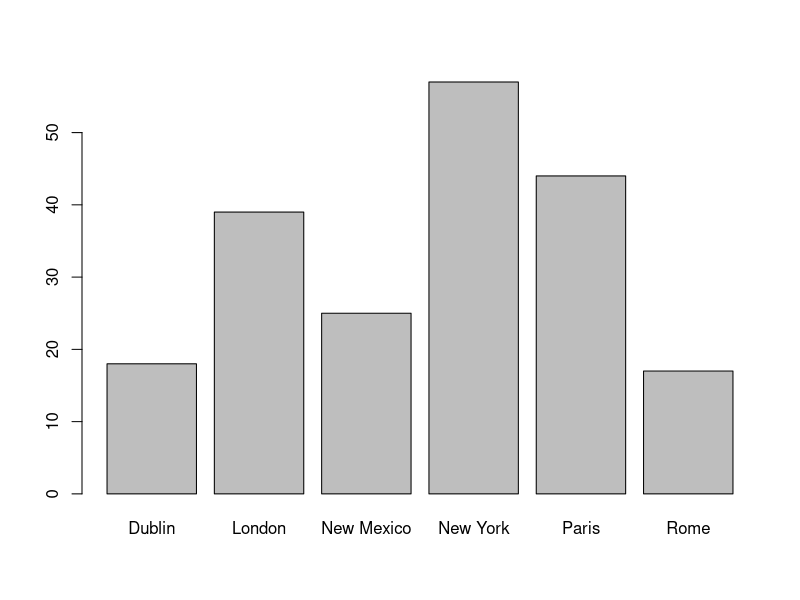
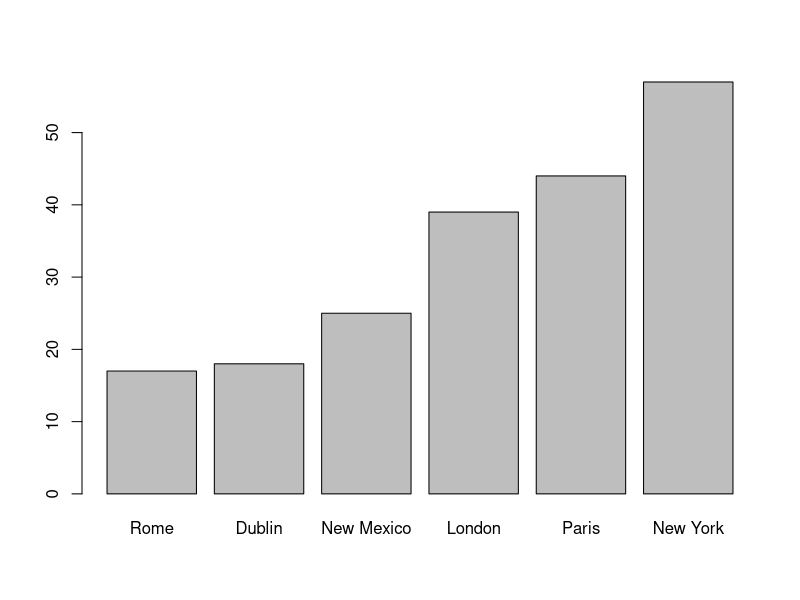
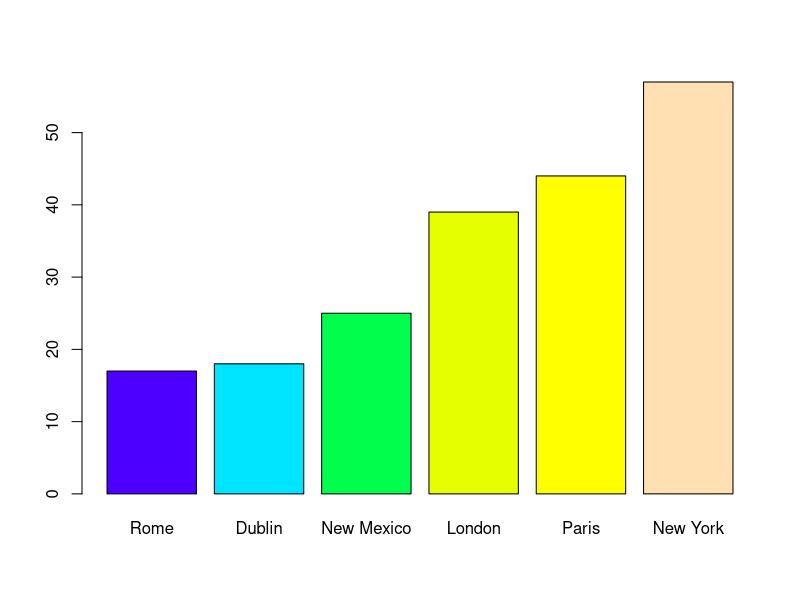
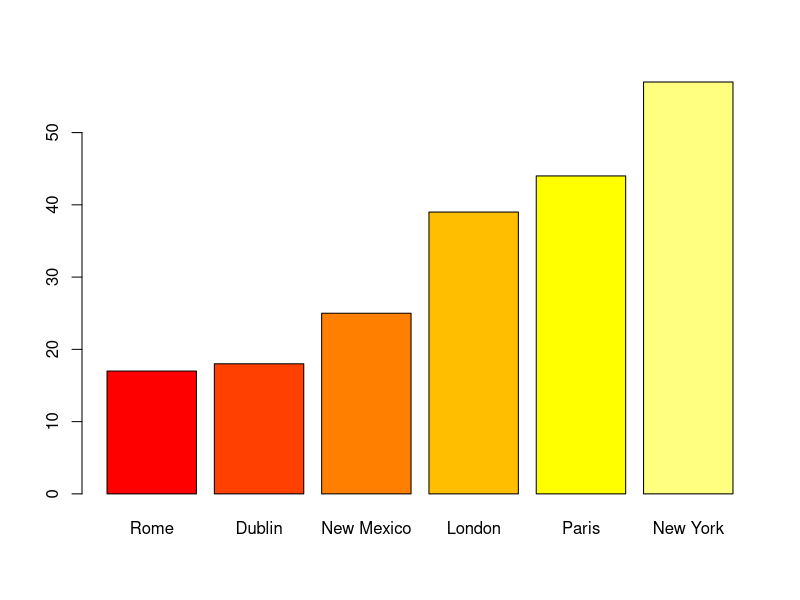
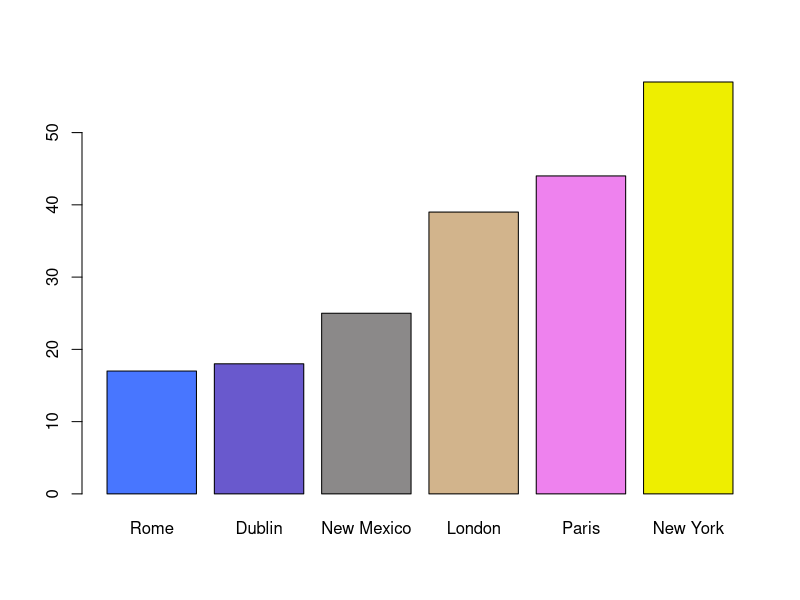
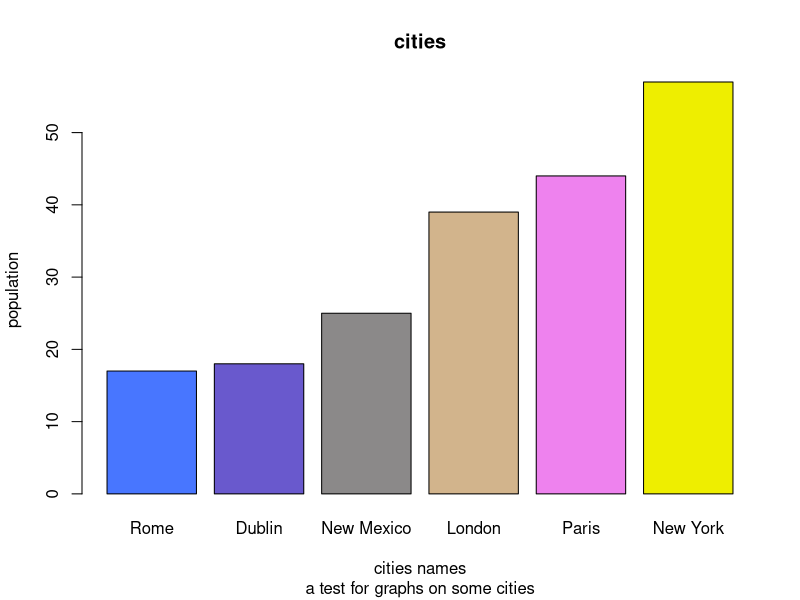
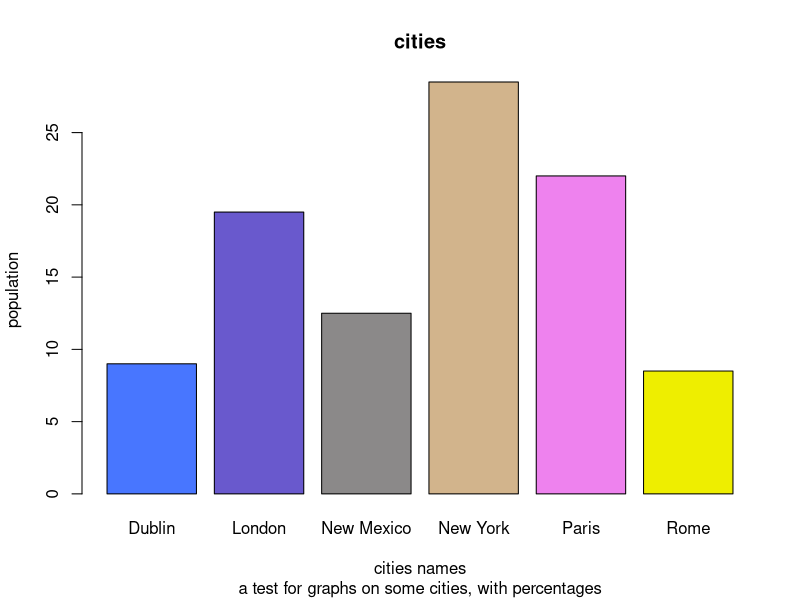
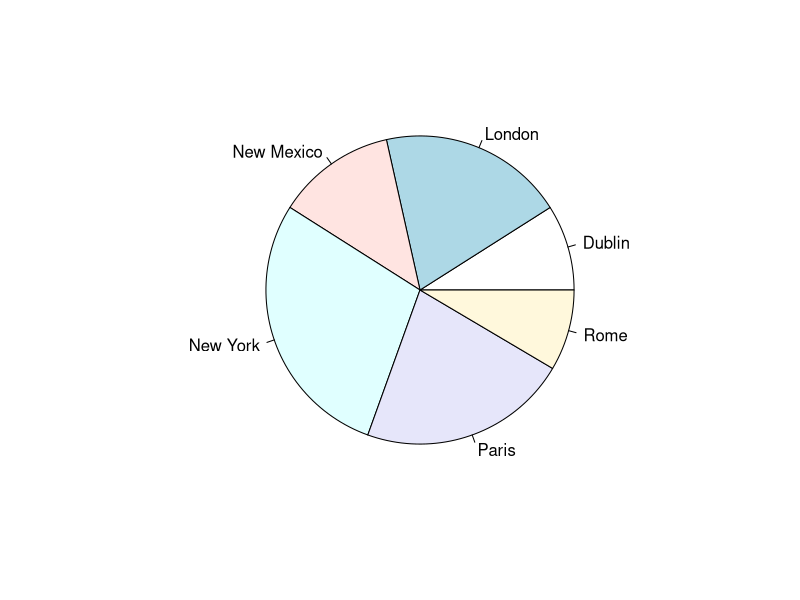

Source code (R) for these figures, in order:
cities <- data.frame(c(rep("New York", 57), rep("Paris", 44), rep("London", 39), 
                       rep("New Mexico", 25), rep("Rome", 17), rep("Dublin", 18)))

colnames(cities) <- "cities"

View(cities)

random <- runif(nrow(cities))

cities <- cities[order(random),]

View(cities)

table <- table(cities)

barplot(table)

sorted_table <- sort(table)

barplot(sorted_table)

barplot(sorted_table, col = topo.colors(6))

barplot(sorted_table, col = heat.colors(6))

my_palette <- c("royalblue1", "slateblue3", "snow4", "tan", "violet",
                "yellow2")

barplot(sorted_table, col = my_palette)

barplot(sorted_table, col = my_palette, main = "cities", 
        sub = "a test for graphs on some cities",
        xlab = "cities names", ylab = "population")


perc <- prop.table(table)*100

barplot(perc, col = my_palette, main = "cities", 
        sub = "a test for graphs on some cities, with percentages",
        xlab = "cities names", ylab = "population")


pie(perc)

pie(perc, col = heat.colors(6), main = "cities on pie")


sex <- data.frame(c(rep("m", 100), rep("f", 100)))

random2 <- runif(nrow(sex))
sex <- sex[order(random2),]

table2 <- table(sex)


df <- data.frame(cbind(cities, sex))

mosaicplot(~ sex + cities, data = df)

install.packages("RColorBrewer")
library(RColorBrewer)

my_palette1 <- brewer.pal(6, "Spectral")

mosaicplot(~ sex + cities, data = df, col = my_palette1)


# scatterplot

plot(iris)

plot(iris$Sepal.Length)

plot(iris$Sepal.Length, iris$Sepal.Width)


plot(x = iris$Sepal.Length, 
     y = iris$Sepal.Width, 
     main = "IRIS",
sub = "Sepal plotted",
xlab = "Length",
ylab = "Width")

plot(x = iris$Sepal.Length, 
     y = iris$Sepal.Width, 
     main = "IRIS",
     sub = "Sepal plotted",
     xlab = "Length",
     ylab = "Width",
     col = "blue",
     pch = 6)


# overlap 1

par(mar = c(5,4,4,4))
plot(iris$Sepal.Length, col = 'blue', xlab = " ", ylab = " ")
par(new = T)
plot(iris$Sepal.Width, col = 'red')

# overlap 2

colors <- c("setosa" = "blue",
               "virginica" = "red",
               "versicolor" = "green")

plot(iris$Sepal.Length ~ iris$Sepal.Width,
              col = colors[iris$Species])


# lines

plot(AirPassengers, type = "l")

plot(AirPassengers, type="l", col="red", lwd=3)

plot(1:20, type="l", lty=3, lwd=3)


# histogram

age <- round(rnorm(10000, mean = 39))

hist(age, breaks = 10)

output <- cut(age, breaks = c(0:15, 16:25, 26:35, 36:45, 46:55, 56:65))

hist(as.numeric(output))

hist(age, 
     main="Histogram of Age", 
     xlab="Age", 
     border="white", 
     col="blue",
     breaks=10)

# boxplot

boxplot(iris[, 1:4])

boxplot(iris[, 1:4], horizontal = TRUE)

